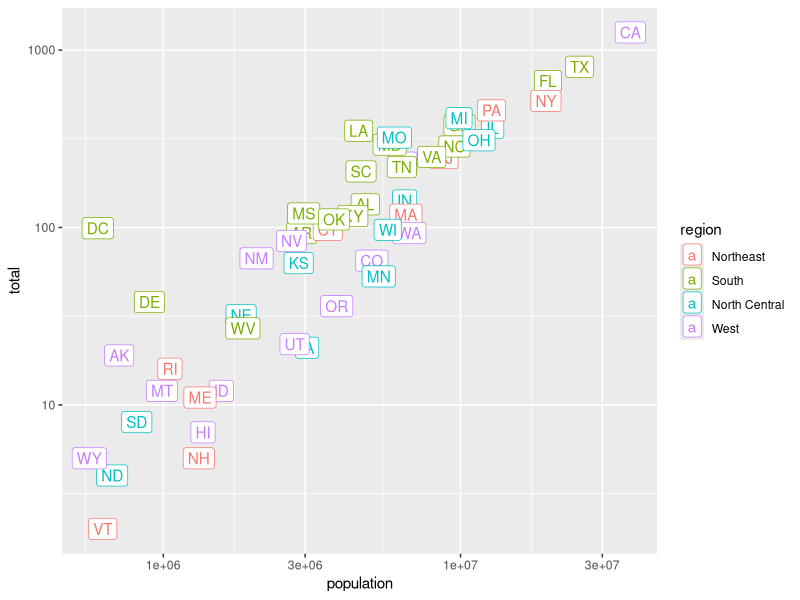

R code for this plot:
# Instructions
# Now we are going to change the axes to log scales to account for the fact 
# that the population distribution is skewed. Let's start by defining an 
# object p that holds the plot we have made up to now:

# p <- murders %>% ggplot(aes(population, total, label = abb, color = region)) +
#   geom_label() 

# To change the x-axis to a log scale we learned about the scale_x_log10() function. 
# We can change the axis by adding this layer to the object p to change the scale 
# and render the plot using the following code:

# p + scale_x_log10()

# Instructions
# Change both axes to be in the log scale on a single graph. 
# Make sure you do not redefine p - just add the appropriate layers.

library(dplyr)
library(ggplot2)
library(dslabs)
data(murders)

#cria um gráfico de dispersão com rótulos coloridos por região
p <- murders %>% ggplot(aes(population, total, label = abb, color = region)) + 
  geom_label()

#adiciona escalas logarítmicas aos eixos x e y
p + scale_x_log10() + scale_y_log10()
